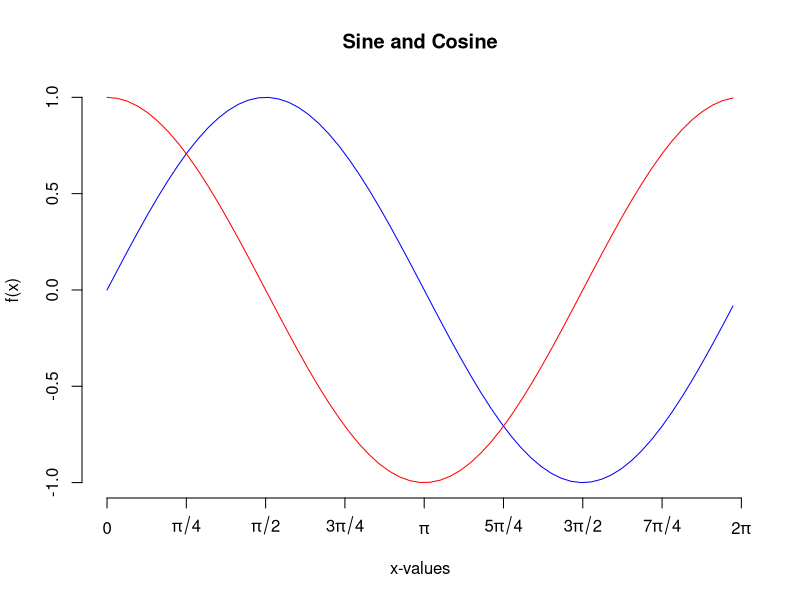

Generate this figure with R:
#!/usr/bin/Rscript

main <- function(){
    x <- seq(0,2*pi,0.1)
    y1 <- sin(x)
    y2 <- cos(x)
    pdf("myplots.pdf")
    plot(x,y1, main="Sine and Cosine", type="l",xlab="x-values", ylab="f(x)", col="blue", axes=FALSE)
    lines(x,y2,col="red")
    axis(side=1, at=seq(0,2,0.25)*pi, labels=expression(0, pi/4, pi/2, 3*pi/4, pi, 5*pi/4, 3*pi/2, 7*pi/4, 2*pi))
    axis(side=2)
    dev.off()
}
if(!interactive()){
    main()
}
